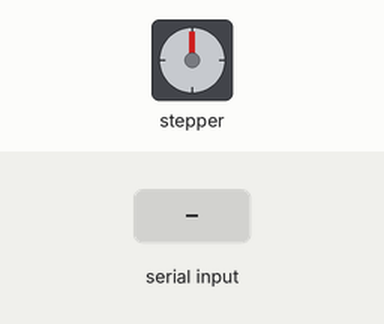
Recording of a sketch running on a simulated Arduino Uno, built with avr-gcc and run on an emulated ATmega328P. Parts: stepper motor. Wiring (inferred from the names in the program): stepper motor (200 steps per turn assumed): coils pin 8, pin 9, pin 10, pin 11. The inputs (shaded band) are chosen by the test bench.

Above: at 1.2 s.
1.3 s: byte 30 received over Serial
At 2.1 s:
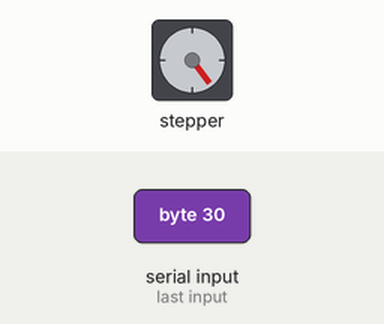
10.3 s: byte 90 received over Serial
At 12.8 s:
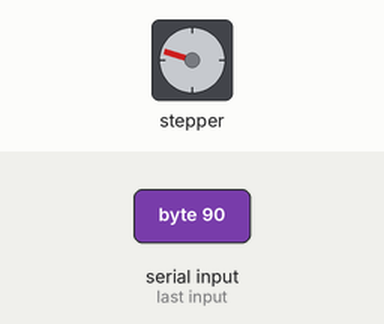
Timing chart, 0 to 19.3 s (numbered marks = the images above; inputs shaded):
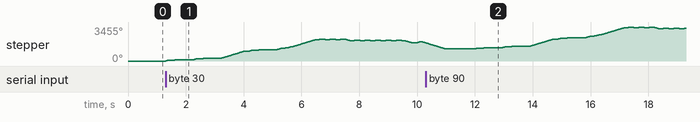

The sketch:

serial.ino
```cpp
// Definimos los pines donde tenemos conectadas las bobinas
#define IN1  8
#define IN2  9
#define IN3  10
#define IN4  11
//uencia de pasos (par máximo)
int paso [4][4] =
{
  {1, 1, 0, 0},
  {0, 1, 1, 0},
  {0, 0, 1, 1},
  {1, 0, 0, 1}
};
int paso2 [4][4] =
{
  {0, 0, 0, 1},
  {0, 0, 1, 0},
  {0, 1, 0, 0},
  {1, 0, 0, 0}
};

void setup() {
  // put your setup code here, to run once:
  pinMode(IN1, OUTPUT);
  pinMode(IN2, OUTPUT);
  pinMode(IN3, OUTPUT);
  pinMode(IN4, OUTPUT);

  Serial.begin(9600); //bitrate
}


void loop() {
  // put your main code here, to run repeatedly:

  if(Serial.available()>0){
    int sel = Serial.read();
/*    for (int j = 0; j<500; j++){
      for (int i = 0; i < 4; i++)
        {
          digitalWrite(IN1, paso[i][0]);
          digitalWrite(IN2, paso[i][1]);
          digitalWrite(IN3, paso[i][2]);
          digitalWrite(IN4, paso[i][3]);
          delay(2);
        }
    }*/

for(int y = 0; y<2; y++){
for(int x = 0; x<2; x++){
for (int j = 0; j<10; j++){
    for (int i = 0; i < 4; i++)
    {
      digitalWrite(IN1, paso[i][0]);
      digitalWrite(IN2, paso[i][1]);
      digitalWrite(IN3, paso[i][2]);
      digitalWrite(IN4, paso[i][3]);
      delay(2);
    }
}
    delay(200);
}

delay(400);
}

for (int j = 0; j<100; j++){
    for (int i = 0; i < 4; i++)
    {
      digitalWrite(IN1, paso[i][0]);
      digitalWrite(IN2, paso[i][1]);
      digitalWrite(IN3, paso[i][2]);
      digitalWrite(IN4, paso[i][3]);
      delay(2);
    }
}
delay(150);

for(int x = 0; x<2; x++){
for (int j = 0; j<10; j++){
    for (int i = 0; i < 4; i++)
    {
      digitalWrite(IN1, paso[i][0]);
      digitalWrite(IN2, paso[i][1]);
      digitalWrite(IN3, paso[i][2]);
      digitalWrite(IN4, paso[i][3]);
      delay(2);
    }
}
    delay(200);
}

delay(400);

for (int j = 0; j<20; j++){
    for (int i = 0; i < 4; i++)
    {
      digitalWrite(IN1, paso[i][0]);
      digitalWrite(IN2, paso[i][1]);
      digitalWrite(IN3, paso[i][2]);
      digitalWrite(IN4, paso[i][3]);
      delay(2);
    }
}

delay(100);

for(int x = 0; x<2; x++){
for (int j = 0; j<10; j++){
    for (int i = 0; i < 4; i++)
    {
      digitalWrite(IN1, paso[i][0]);
      digitalWrite(IN2, paso[i][1]);
      digitalWrite(IN3, paso[i][2]);
      digitalWrite(IN4, paso[i][3]);
      delay(2);
    }
}
    delay(50);
}

for (int j = 0; j<100; j++){
    for (int i = 0; i < 4; i++)
    {
      digitalWrite(IN1, paso[i][0]);
      digitalWrite(IN2, paso[i][1]);
      digitalWrite(IN3, paso[i][2]);
      digitalWrite(IN4, paso[i][3]);
      delay(2);
    }
}
delay(100);
for (int x = 0; x<3; x++){
for (int j = 0; j<10; j++){
    for (int i = 0; i < 4; i++)
    {
      digitalWrite(IN1, paso[i][0]);
      digitalWrite(IN2, paso[i][1]);
      digitalWrite(IN3, paso[i][2]);
      digitalWrite(IN4, paso[i][3]);
      delay(2);
    }
}
delay(100);
if(x<2){
for(int j = 0; j<10; j++){
    for (int i = 0; i < 4; i++)
    {
      digitalWrite(IN1, paso2[i][0]);
      digitalWrite(IN2, paso2[i][1]);
      digitalWrite(IN3, paso2[i][2]);
      digitalWrite(IN4, paso2[i][3]);
      delay(2);
    }
}
delay(100);
}else{
for(int j = 0; j<25; j++){
    for (int i = 0; i < 4; i++)
    {
      digitalWrite(IN1, paso2[i][0]);
      digitalWrite(IN2, paso2[i][1]);
      digitalWrite(IN3, paso2[i][2]);
      digitalWrite(IN4, paso2[i][3]);
      delay(2);
    }
}
  }
}
delay(100);

for (int x = 0; x<5; x++){
for (int j = 0; j<10; j++){
    for (int i = 0; i < 4; i++)
    {
      digitalWrite(IN1, paso[i][0]);
      digitalWrite(IN2, paso[i][1]);
      digitalWrite(IN3, paso[i][2]);
      digitalWrite(IN4, paso[i][3]);
      delay(2);
    }
}
delay(100);

for(int j = 0; j<10; j++){
    for (int i = 0; i < 4; i++)
    {
      digitalWrite(IN1, paso2[i][0]);
      digitalWrite(IN2, paso2[i][1]);
      digitalWrite(IN3, paso2[i][2]);
      digitalWrite(IN4, paso2[i][3]);
      delay(2);
    }
}
delay(100);
}

for(int j = 0; j<25; j++){
    for (int i = 0; i < 4; i++)
    {
      digitalWrite(IN1, paso2[i][0]);
      digitalWrite(IN2, paso2[i][1]);
      digitalWrite(IN3, paso2[i][2]);
      digitalWrite(IN4, paso2[i][3]);
      delay(2);
    }
}
delay(200);
for (int j = 0; j<10; j++){
    for (int i = 0; i < 4; i++)
    {
      digitalWrite(IN1, paso[i][0]);
      digitalWrite(IN2, paso[i][1]);
      digitalWrite(IN3, paso[i][2]);
      digitalWrite(IN4, paso[i][3]);
      delay(2);
    }
}
delay(100);
for(int j = 0; j<100; j++){
    for (int i = 0; i < 4; i++)
    {
      digitalWrite(IN1, paso2[i][0]);
      digitalWrite(IN2, paso2[i][1]);
      digitalWrite(IN3, paso2[i][2]);
      digitalWrite(IN4, paso2[i][3]);
      delay(2);
    }
}

delay(1000);

  }
}
```

Lagrange.c
```cpp
//METODO DE INTERPOLACION DE LAGRANGE

#include<stdio.h>
#include<stdlib.h>
#include<math.h>

#define dL 5

double factorial(int n){ //funcion para factorial
	int i;
	double fact = 1;
    for(i=1;i<=n;i++){
      fact=fact*i;
  	}
	return fact;
}

int main(void){

	int L = 0;

	// para leer los datos del .csv
	FILE * fp = fopen("data1e.csv","r");

	if(!fp){ //si no abre el archivo.
		printf("\n ERROR! \n\n No se puede abrir el archivo. \n");
		return 0;
	}

	int ch = 0; int n = 0; //detectar el numero de lineas del archivo
	while(!feof(fp)){ 		//determinar el numero de datos.
		ch = fgetc(fp);
		if (ch == '\n'){
			n++;
		}
	}
	printf("%d\n",n);

	double Xm[dL-1][n]; //coeficientes de Lagrange
	double Es[n]; //Error estandar de cada coeficiente
	int x = 0; int y = 0; int j = 0; //contadores

	rewind(fp);
	double matrix1[n][2]; //matriz de datos

	while(x<n && y<=2){		//ciclo while para guardar los datos del csv a nuestra matriz
		fscanf(fp, "%lf", &matrix1[x][y]);
		if(!feof(fp)){
			fscanf(fp,",");
		}
		y++;
		if(y == 2){
			//adoptar el valor anterior si el valor actual se sale del rango de datos esperado.
			if(matrix1[x][0]<9.023 || matrix1[x][0]>9.027 || matrix1[x][1]<79.530 || matrix1[x][1]>79.535){
			matrix1[x][0] = matrix1[x-1][0];
			matrix1[x][1] = matrix1[x-1][1];
			}

			x++;
			y = 0;
		}
	}

	//IMPRESION DE DATOS
	printf("\nDATOS INGRESADOS: \n\n");
	x = y = 0 ; 	//ciclo while para imprimir los datos
	while (x<n && y<=2){

		printf("%.7lf | ", matrix1[x][y]);		//determino impresion con 2 valores decimales
		y++;
		if(y == 2){
			x++;
			y = 0;
			printf("\n");
		}
	}

	//ZOOM DE DATOS
	x = y = 0 ;
	float z1[2] = {9.02,79.53};
	float z2[2] = {0.000542,0.000221};
	while (x<=n && y<2){
//		printf("matrix[%d][%d] = %Lf; ",x,y,matrix1[x][y]);
		matrix1[x][y] = ((matrix1[x][y] - z1[y])*1000) - z2[y];
//		printf("matrix[%d][%d] = %Lf; z = %d\n",x,y,matrix1[x][y],z[y]);
		x++;
		if(x == n){
			y++;
			x = 0;
		}
	}


while(L<n/2){

/*	//COMBINACIONES
	float comb;
	comb = factorial(n)/(factorial(n-dL)*factorial(dL));
	printf("\n%.0f\n",comb);
*/
	printf("\n%d\n",L);

	//SELECCION DE DATOS AL AZAR
	int nsel = floor (n/dL);
	printf("%d\n\n",nsel);
	double matrix2[dL][2];
	int i = 0; x = y = 0;
	while(x<dL && y<= 2 && i<dL){

		matrix2[x][y] = matrix1[x+(nsel*i)+L][y];
		printf("%Lf | ",matrix2[x][y]);
		y++;

		if(y == 2){
			x++;
			i++;
			y = 0;
			printf("\n");
		}
		if(x+(nsel*i)+L>=n){
			i = 0;
		}
	}

	//MATRIZ DE VANDERMONDE
	double vmatrix[dL][dL+1];
	x = y = 0;
	printf("\n");
	while(x<dL && y<=dL){

		if(y<dL){
		vmatrix[x][y] = pow(matrix2[x][0],dL-1-y);
//		printf("[%d][%d] = %lf | ",x,y,vmatrix[x][y]);
		} else if(y == dL){
			vmatrix[x][y] = matrix2[x][1];
//			printf("[%d][%d] = %lf\n",x,y,vmatrix[x][y]);
		}
		y++;
		if(y==dL+1){
			x++;
			y=0;
		}
	}

	//GAUSS JORDAN
	int j, k; i = 0;
	double xi[dL-1];
	double ratio;

	for(i=0;i<dL;i++)
		 {
			  if(vmatrix[i][i] == 0.0)
			  {
				   printf("Mathematical Error!");
				   exit(0);
			  }
			  for(j=0;j<dL;j++)
			  {
				   if(i!=j)
				   {
					    ratio = vmatrix[j][i]/vmatrix[i][i];
//					    printf("\n\nratio = %lf",ratio);
					    for(k=0;k<=dL;k++)
					    {
					     	vmatrix[j][k] = vmatrix[j][k] - ratio*vmatrix[i][k];
//					     	printf("\ngjmatrix[%d][%d]=%lf",j,k,vmatrix[j][k]);
					    }
				   }
			  }
		 }
		 /* Obtaining Solution */
		 for(i=0;i<dL;i++)
		 {
		  	xi[i] = vmatrix[i][dL]/vmatrix[i][i];
		 }
		 /* Displaying Solution */
		 printf("\nCOEFICIENTES DE LA REGRESION POLINOMIAL:\n");
		 for(i=0;i<dL;i++) {
		  	printf("x[%d] = %lf\n",dL-1-i, xi[i]);
		  	Xm[i][L] = xi[i];
		 }

		printf("\n y = ");
		for(x=0;x<dL;x++) {
			if(xi[x]>= 0){
				printf("+");
			}
		  	printf(" %lf*x^%d ",xi[x],dL-1-x);
		 }
	printf("\n");

	//DETERMINAR EL ERROR
	x = y = 0;
	double ye[n];	//Y del modelo
	while(y<n-4 && x<=dL){	//determinar valores Y del modelo para las X respectivas de los datos.

		ye[y] = ye[y] + (pow(matrix1[y][0],dL-1-x)*xi[x]);
		x++;
		if(x ==dL){
//			printf("\n x = %lf | y = %lf |ye[%d] = %lf",matrix1[y][0],matrix1[y][1],y,ye[y]);
			y++;
			x = 0;
		}
	}
	printf("\n");

	x = y = 0;
	double ds[n];	//desviaciones
	while(x<n-4){		//determinar las desviaciones respectivas para cada valor X de los datos.
		ds[x] = ye[x]-matrix1[x][1];
//		printf("ds[%d] = %lf\n",x,ds[x]);
		x++;
	}

//	double Es;
	printf("\n");
	for(x=0;x<n/2;x++){	//determinar el error estandar Es
		Es[L] = Es[L] + pow(ds[x],2);
	}
	Es[L] = sqrt(Es[L]/(n-1));

	printf("ERROR ESTANDAR = %Lf\n\n",Es[L]);

	rewind(fp);
	L++;
}

	printf("\n Errores Estandar: \n");
	for(x=0;x<n/2;x++){
		printf("\nINTENTO %d = %Lf",x,Es[x]);
	}

	//DETERMINAR EL MODELO MAS PRECISO
	x = y = 0;
	double menor;
	for(x=0;x<n/2;x++){
		if(Es[x]<menor || x ==0){
			menor = Es[x];
			j = x;
//			printf("\nmenor = %Lf; j = %d",menor,j);
		}
	}
	x = 0;
	printf("\n\nMODELO [%d] MAS PRECISO:\n",j);
	while(x<=dL-1){
		printf("x^%d = %Lf\n",dL-1-x,Xm[x][j]);
		x++;
	}

	printf("\n y = ");
		for(x=0;x<dL;x++) {
			if(Xm[x][j]>= 0){
				printf("+");
			}
		  	printf(" %lf*x^%d ",Xm[x][j],dL-1-x);
		 }
	printf("\n");

	fclose(fp);
	system("pause");
	return 0;
}
```

Polinomial.c
```cpp
//CODIGO PARA REGRESION POLINOMIAL GRADOS 2 A 10.

#include<stdio.h>
#include<stdlib.h>
#include<math.h>

int main(void){

	int i = 2; int j = 0;
	int x; int y; //contadores
	double Es[9]; //Error estandar
	double Xm[10][9]; //coeficientes de modelos

while(i<=10){

	FILE * fp = fopen("data1e.csv","r");
	if(!fp){ //si no abre el archivo.
		printf("\n ERROR! \n\n No se puede abrir el archivo. \n");
		return 0;
	}

	int ch = 0; int n = 0; //detectar el numero de lineas del archivo
	while(!feof(fp)){ 		//determinar el numero de datos.
		ch = fgetc(fp);
		if (ch == '\n'){
			n++;
		}
	}
//	printf("%d\n",n);
	rewind(fp);

	int m = i; 	// orden del polinomio
	double matrix1[n][2]; //matriz de datos
	double xs[2*m]; //array para almacenar valores x,y,x2,x3,x4,etc
	double ys[m+1]; //array para almacenar xy,x2y,x3y,etc
	double gjmatrix[m+1][m+2]; //matriz pa reduccion gauss jordan
	x = y = 0;	//contadores

	while(x<n && y<=2){		//ciclo while para guardar los datos del csv a nuestra matriz
		fscanf(fp, "%Lf", &matrix1[x][y]);
		if(!feof(fp)){
			fscanf(fp,",");
		}
		y++;
		if(y == 2){
			//adoptar el valor anterior si el valor actual se sale del rango de datos esperado.
			if(matrix1[x][0]<9.023 || matrix1[x][0]>9.027 || matrix1[x][1]<79.530 || matrix1[x][1]>79.535){
			matrix1[x][0] = matrix1[x-1][0];
			matrix1[x][1] = matrix1[x-1][1];
			}

			x++;
			y = 0;
		}
	}

	//NORMALIZACION DE DATOS
	x = y = 0 ;
	float z[2] = {9.02,79.53};
	while (x<=n && y<2){
//		printf("matrix[%d][%d] = %Lf; ",x,y,matrix1[x][y]);
		matrix1[x][y] = (matrix1[x][y] - z[y])*1000;
//		printf("matrix[%d][%d] = %Lf; z = %d\n",x,y,matrix1[x][y],z[y]);
		x++;
		if(x == n){
			y++;
			x = 0;
		}
	}

	x = y = 0;
	double s = 0;
	while(x<=n && y<2*m){ //ciclo while genera las sumatorias de potencias

		xs[y] = xs[y] + pow(matrix1[x][0],y+1); //sumatoria de potencias de x
//		printf("\nxs[%d] = %lf",y,xs[y]);
		if(y<=m+1) {
			ys[y] = ys[y] + pow(matrix1[x][0],y)*matrix1[x][1]; //sumatoria de potencias de xy
		}
			if(y < m){
				s = xs[0];
			}
			if(y>=m && xs[0] != s){
				xs[0] = s;
			}
//		printf("\n%lf\n",xs[0]);
		x++;
		if(x == n){
			y++;
			x = 0;
//			printf("\n");
		}
	}

	x = y = 0;
	while(x<m+1 && y<=m+2){ //ciclo while genera matriz de sumatorias
		//aumenta el grado de la variable a medida que aumenta la fila
		//crea la matriz del sistema de ecuaciones.

		if(x == 0 && y == 0){
			gjmatrix[x][y] = n;
			y++;
		} else if(y<m+1){
			gjmatrix[x][y] = xs[y+x-1];
			y++;
		} else if(y == m+1){
			gjmatrix[x][y] = ys[x];
			y++;
		}
		if(y == m+2){
			x++;
			y = 0;
		}
	}

	printf("\n\nMATRIZ PARA REGRESION \n\n");
	x = y = 0 ;
	while (x<m+1 && y<=m+2){ // impresion del sistema de ecuaciones

		printf("%Lf | ", gjmatrix[x][y]);
		y++;
		if(y == m+2){
			x++;
			y = 0;
			printf("\n");
		}
	}
	printf("\n");


	//GAUSS JORDAN
	printf("\n");
	x = y = 0;
	int k;
	double xi[m+1][9];
	double ratio;

	for(x=0;x<m+1;x++)
		 {
			  if(gjmatrix[x][x] == 0.0)
			  {
				   printf("Mathematical Error!");
				   exit(0);
			  }
			  for(y=0;y<m+1;y++)
			  {
				   if(x!=y)
				   {
					    ratio = gjmatrix[y][x]/gjmatrix[x][x];
//					    printf("\n\nratio = %lf",ratio);
					    for(k=0;k<=m+1;k++)
					    {
					     	gjmatrix[y][k] = gjmatrix[y][k] - ratio*gjmatrix[x][k];
//					     	printf("\ngjmatrix[%d][%d]=%lf",j,k,gjmatrix[j][k]);
					    }
				   }
			  }
		 }
		 /* Obtaining Solution */
		 for(x=0;x<m+1;x++)
		 {
		  	xi[x][j] = gjmatrix[x][m+1]/gjmatrix[x][x];
		 }

		 printf("\nCOEFICIENTES DE LA REGRESION POLINOMIAL:\n");
		 for(x=0;x<m+1;x++) {
		  	printf("x[%d] = %Lf\n",x, xi[x][j]);
		  	Xm[x][j] = xi[x][j];
		 }

		printf("\n y = ");
		for(x=0;x<m+1;x++) {
			if(xi[x][j]>= 0){
				printf("+");
			}
		  	printf(" %lf*x^%d ",xi[x][j],x);
		 }
	printf("\n");

	//DETERMINAR EL ERROR
	x = y = 0;
	double ye[n];	//Y del modelo
	while(y<n && x<=m+1){	//determinar valores Y del modelo para las X respectivas de los datos.

		ye[y] = ye[y] + pow(matrix1[y][0],x)*xi[x][j];
		x++;
		if(x == m+1){
			y++;
			x = 0;
		}
	}
	printf("\n");

	x = y = 0;
	double ds[n];	//desviaciones
	while(x<n){		//determinar las desviaciones respectivas para cada valor X de los datos.
		ds[x] = ye[x]-matrix1[x][1];
//		printf("ds[%d] = %lf\n",x,ds[x]);
		x++;
	}

	printf("\n");
	for(x=0;x<n;x++){	//determinar el error estandar Es
		Es[j] = Es[j] + pow(ds[x],2);
	}
	Es[j] = sqrt(Es[j]/(n-1));

	printf("ERROR ESTANDAR = %Lf\n\n",Es[j]);

	fclose(fp);
	i++;
	j++;
//	system("pause");
}

	printf("\n Errores Estandar: \n");
	for(x=0;x<=8;x++){
		printf("\nx^%d = %Lf",x+2,Es[x]);
	}

	//DETERMINAR EL MODELO MAS PRECISO
	x = y = 0;
	double menor;
	for(x=0;x<=8;x++){
		if(Es[x]<menor || x ==0){
			menor = Es[x];
			j = x;
//			printf("menor = %Lf; j = %d",menor,j);
		}
	}
	x = 0;
	printf("\n\nMODELO [%d] MAS PRECISO:\n",j+2);
	while(x<=j+2){
		printf("x^%d = %Lf\n",x,Xm[x][j]);
		x++;
	}

	printf("\n y = ");
		for(x=0;x<=j+2;x++) {
			if(Xm[x][j]>= 0){
				printf("+");
			}
		  	printf(" %lf*x^%d ",Xm[x][j],x);
		 }
	printf("\n");

	return 1;
}
```

test2.c
```cpp
#include<stdio.h>
#include<stdlib.h>

int main(){

int val;
FILE *file;
file = fopen("COM5","w");  //Opening device file

printf("\nInsertar valor: ");
scanf("%d",&val);
printf("\n %d",val);
fprintf(file,"%d",val); //Writing to the file
return 0;
}
```

Source omitted: proyecto1.c (8377 bytes)
